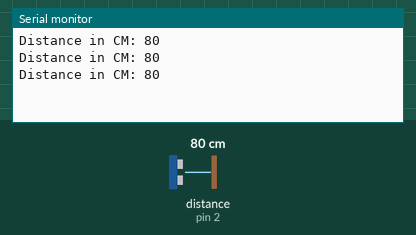
Simulated run of this sketch. Board: Arduino Uno, built with avr-gcc and run on an emulated ATmega328P. On the bench: the last lines printed to the serial monitor. Wiring (from diagram.json): ultrasonic range finder: trigger pin 3; echo pin 2. Inputs (shaded band) come from the test bench; at power-on: distance to the obstacle (sensor on pin 2) 80 cm. The echo pulse lasts 58.3 µs per cm.

Above: at 1.3 s.
1.4 s: distance to the obstacle (sensor on pin 2) set to 2 cm
At 1.9 s:
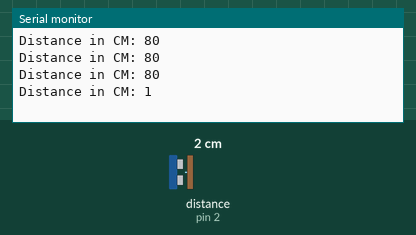
2.9 s: distance to the obstacle (sensor on pin 2) set to 4 cm
At 3.4 s:
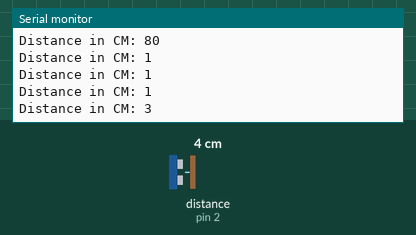
Timing chart, 0 to 5.9 s (numbered marks = the images above; inputs shaded):
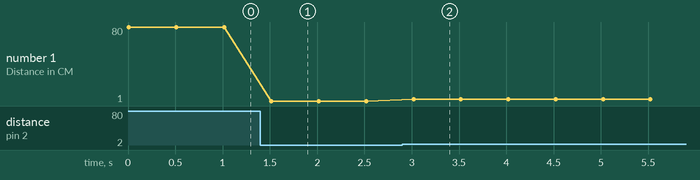

The sketch:

main.ino
```cpp
/**
  Measure distance with Ultrasonic distance sensor.
  3 APR 2025 by Blind Author
*/

#define PIN_TRIG 3
#define PIN_ECHO 2

void setup() {
  Serial.begin(115200);
  pinMode(PIN_TRIG, OUTPUT);
  pinMode(PIN_ECHO, INPUT);
}

void loop() {
  digitalWrite(PIN_TRIG, HIGH);
  delayMicroseconds(10);
  digitalWrite(PIN_TRIG, LOW);

  int duration = pulseIn(PIN_ECHO, HIGH);
  Serial.print("Distance in CM: ");
  Serial.println(duration / 58);

  delay(500);
}
```

Measured:
- after the input at 1.4 s, the serial monitor: prints a new line after 0.12 s (image 1)
- after the input at 2.9 s, the serial monitor: prints a new line after 0.12 s (image 2)
- plotted number 1: 80 → 1 after the input at 1.4 s, 1 → 3 after the input at 2.9 s
